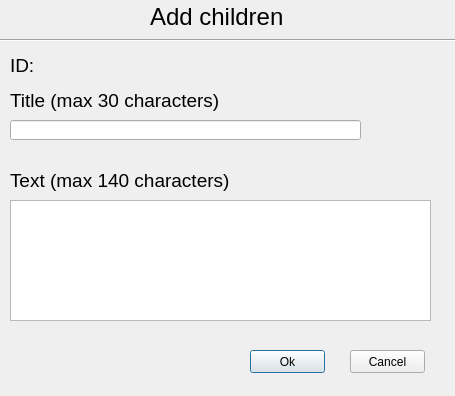
<?xml version="1.0" encoding="UTF-8"?>
<ui version="4.0">
 <class>newTaskDialog</class>
 <widget class="QDialog" name="newTaskDialog">
  <property name="geometry">
   <rect>
    <x>0</x>
    <y>0</y>
    <width>455</width>
    <height>396</height>
   </rect>
  </property>
  <property name="windowTitle">
   <string>Dialog</string>
  </property>
  <widget class="QLabel" name="lblWindow">
   <property name="geometry">
    <rect>
     <x>150</x>
     <y>7</y>
     <width>141</width>
     <height>20</height>
    </rect>
   </property>
   <property name="font">
    <font>
     <pointsize>18</pointsize>
    </font>
   </property>
   <property name="text">
    <string>Add children</string>
   </property>
  </widget>
  <widget class="Line" name="line">
   <property name="geometry">
    <rect>
     <x>0</x>
     <y>30</y>
     <width>461</width>
     <height>20</height>
    </rect>
   </property>
   <property name="orientation">
    <enum>Qt::Horizontal</enum>
   </property>
  </widget>
  <widget class="QLineEdit" name="ledTitle">
   <property name="geometry">
    <rect>
     <x>10</x>
     <y>120</y>
     <width>351</width>
     <height>20</height>
    </rect>
   </property>
   <property name="maxLength">
    <number>30</number>
   </property>
  </widget>
  <widget class="QLabel" name="lblId">
   <property name="geometry">
    <rect>
     <x>10</x>
     <y>50</y>
     <width>47</width>
     <height>31</height>
    </rect>
   </property>
   <property name="font">
    <font>
     <pointsize>14</pointsize>
    </font>
   </property>
   <property name="text">
    <string>ID:</string>
   </property>
  </widget>
  <widget class="QLabel" name="lblIdShower">
   <property name="geometry">
    <rect>
     <x>60</x>
     <y>50</y>
     <width>47</width>
     <height>31</height>
    </rect>
   </property>
   <property name="font">
    <font>
     <pointsize>14</pointsize>
    </font>
   </property>
   <property name="text">
    <string/>
   </property>
  </widget>
  <widget class="QLabel" name="lblTitle">
   <property name="geometry">
    <rect>
     <x>10</x>
     <y>90</y>
     <width>221</width>
     <height>21</height>
    </rect>
   </property>
   <property name="font">
    <font>
     <pointsize>14</pointsize>
    </font>
   </property>
   <property name="text">
    <string>Title (max 30 characters)</string>
   </property>
  </widget>
  <widget class="QLabel" name="lblText">
   <property name="geometry">
    <rect>
     <x>10</x>
     <y>170</y>
     <width>221</width>
     <height>21</height>
    </rect>
   </property>
   <property name="font">
    <font>
     <pointsize>14</pointsize>
    </font>
   </property>
   <property name="text">
    <string>Text (max 140 characters)</string>
   </property>
  </widget>
  <widget class="QTextEdit" name="textEdit">
   <property name="geometry">
    <rect>
     <x>10</x>
     <y>200</y>
     <width>421</width>
     <height>121</height>
    </rect>
   </property>
  </widget>
  <widget class="QPushButton" name="btnOk">
   <property name="geometry">
    <rect>
     <x>250</x>
     <y>350</y>
     <width>75</width>
     <height>23</height>
    </rect>
   </property>
   <property name="text">
    <string>Ok</string>
   </property>
  </widget>
  <widget class="QPushButton" name="btnCancel">
   <property name="geometry">
    <rect>
     <x>350</x>
     <y>350</y>
     <width>75</width>
     <height>23</height>
    </rect>
   </property>
   <property name="text">
    <string>Cancel</string>
   </property>
  </widget>
 </widget>
 <resources/>
 <connections/>
</ui>
